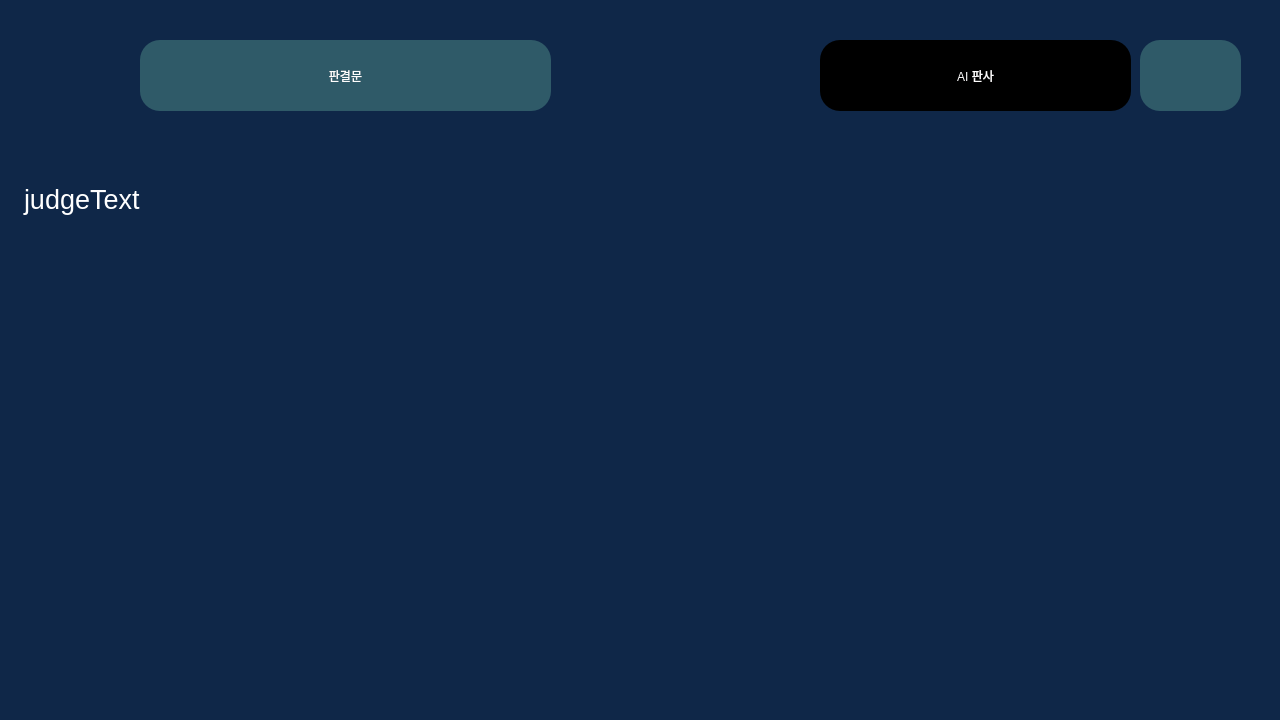
<?xml version="1.0" encoding="UTF-8"?>
<ui version="4.0">
 <class>judgeWindow</class>
 <widget class="QDialog" name="judgeWindow">
  <property name="geometry">
   <rect>
    <x>0</x>
    <y>0</y>
    <width>1280</width>
    <height>720</height>
   </rect>
  </property>
  <property name="windowTitle">
   <string>Dialog</string>
  </property>
  <property name="styleSheet">
   <string notr="true">QDialog{
	background-color: rgb(15, 39, 72);
}</string>
  </property>
  <widget class="QPushButton" name="nameLabel">
   <property name="geometry">
    <rect>
     <x>820</x>
     <y>40</y>
     <width>311</width>
     <height>71</height>
    </rect>
   </property>
   <property name="styleSheet">
    <string notr="true">QPushButton{
	background-color: rgb(0, 0, 0);
	boder-radius: 20px;
	color: rgb(255, 254, 254);
	border-radius: 20px;
	font: 24pt &quot;나눔고딕 ExtraBold&quot;;
}</string>
   </property>
   <property name="text">
    <string>AI 판사</string>
   </property>
   <property name="checkable">
    <bool>false</bool>
   </property>
   <property name="checked">
    <bool>false</bool>
   </property>
  </widget>
  <widget class="QPushButton" name="judgeTitleLabel">
   <property name="geometry">
    <rect>
     <x>140</x>
     <y>40</y>
     <width>411</width>
     <height>71</height>
    </rect>
   </property>
   <property name="styleSheet">
    <string notr="true">QPushButton{
	background-color: rgb(47, 90, 104);
	color: rgb(255, 254, 254);
	border-radius: 20px;
	font: 24pt &quot;나눔고딕 ExtraBold&quot;;
}</string>
   </property>
   <property name="text">
    <string>판결문</string>
   </property>
   <property name="checkable">
    <bool>false</bool>
   </property>
   <property name="checked">
    <bool>false</bool>
   </property>
  </widget>
  <widget class="QLabel" name="profileImage">
   <property name="geometry">
    <rect>
     <x>700</x>
     <y>140</y>
     <width>551</width>
     <height>551</height>
    </rect>
   </property>
   <property name="autoFillBackground">
    <bool>false</bool>
   </property>
   <property name="styleSheet">
    <string notr="true">QLabel{
	/* 스타일시트는 스케일 설정 불가능. pixMap으로 설정해야 함 */
	image: url(:/assets/profile/judge_verdict.png);
	color: rgb(255, 255, 255);
	font: 20pt &quot;나눔고딕&quot;;
}
</string>
   </property>
   <property name="text">
    <string/>
   </property>
   <property name="pixmap">
    <pixmap resource="assets/resource.qrc">:/assets/profile/judge_verdict.png</pixmap>
   </property>
   <property name="scaledContents">
    <bool>true</bool>
   </property>
   <property name="alignment">
    <set>Qt::AlignCenter</set>
   </property>
  </widget>
  <widget class="QTextBrowser" name="judgeText">
   <property name="enabled">
    <bool>true</bool>
   </property>
   <property name="geometry">
    <rect>
     <x>20</x>
     <y>180</y>
     <width>651</width>
     <height>511</height>
    </rect>
   </property>
   <property name="styleSheet">
    <string notr="true">QTextBrowser {
    border: none;
	background-color: rgba(0, 0, 0, 0);
	color: rgb(255, 255, 255);
	font: 20pt &quot;나눔고딕&quot;;
}</string>
   </property>
   <property name="frameShape">
    <enum>QFrame::Box</enum>
   </property>
   <property name="lineWidth">
    <number>0</number>
   </property>
   <property name="verticalScrollBarPolicy">
    <enum>Qt::ScrollBarAlwaysOff</enum>
   </property>
   <property name="horizontalScrollBarPolicy">
    <enum>Qt::ScrollBarAlwaysOff</enum>
   </property>
   <property name="markdown">
    <string>judgeText

</string>
   </property>
   <property name="html">
    <string>&lt;!DOCTYPE HTML PUBLIC &quot;-//W3C//DTD HTML 4.0//EN&quot; &quot;http://www.w3.org/TR/REC-html40/strict.dtd&quot;&gt;
&lt;html&gt;&lt;head&gt;&lt;meta name=&quot;qrichtext&quot; content=&quot;1&quot; /&gt;&lt;style type=&quot;text/css&quot;&gt;
p, li { white-space: pre-wrap; }
&lt;/style&gt;&lt;/head&gt;&lt;body style=&quot; font-family:'나눔고딕'; font-size:20pt; font-weight:400; font-style:normal;&quot;&gt;
&lt;p style=&quot; margin-top:13px; margin-bottom:13px; margin-left:0px; margin-right:0px; -qt-block-indent:0; text-indent:0px;&quot;&gt;judgeText&lt;/p&gt;&lt;/body&gt;&lt;/html&gt;</string>
   </property>
   <property name="overwriteMode">
    <bool>false</bool>
   </property>
   <property name="textInteractionFlags">
    <set>Qt::NoTextInteraction</set>
   </property>
   <property name="placeholderText">
    <string/>
   </property>
  </widget>
  <widget class="QPushButton" name="backButton">
   <property name="geometry">
    <rect>
     <x>1140</x>
     <y>40</y>
     <width>101</width>
     <height>71</height>
    </rect>
   </property>
   <property name="styleSheet">
    <string notr="true">QPushButton{
	image: url(:/images/back_arrow.png);
	background-color: rgb(47, 90, 104);
	color: rgb(255, 254, 254);
	border-radius: 20px;
	font: 24pt &quot;나눔고딕 ExtraBold&quot;;
}

QPushButton:hover{
	background-color: rgb(67, 129, 148);
	border-radius: 20px;
	font: 28pt &quot;나눔고딕 ExtraBold&quot;;
}
QPushButton:pressed{
	background-color: rgb(0, 123, 255);
	border-radius: 20px;
	font: 28pt &quot;나눔고딕 ExtraBold&quot;;
}</string>
   </property>
   <property name="text">
    <string/>
   </property>
  </widget>
 </widget>
 <resources>
  <include location="assets/resource.qrc"/>
 </resources>
 <connections/>
</ui>
